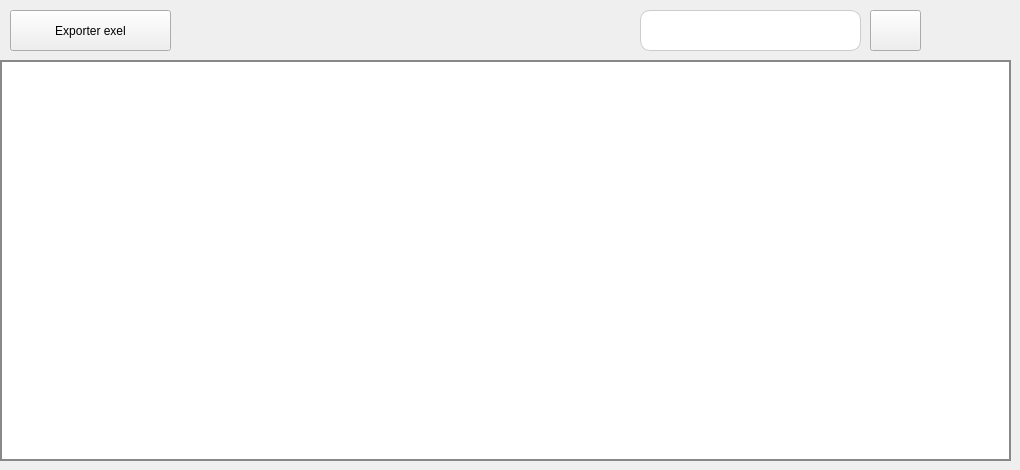
   <widget class="QWidget" name="tab_3">
    <attribute name="title">
     <string>Liste des ressources</string>
    </attribute>
    <widget class="QTableWidget" name="tableViewRessources">
     <property name="geometry">
      <rect>
       <x>0</x>
       <y>60</y>
       <width>1011</width>
       <height>401</height>
      </rect>
     </property>
     <property name="styleSheet">
      <string notr="true">/* Fond blanc pour le contenu des onglets avec bordure renforcée */
QTabWidget::pane {
    background-color: rgb(255, 255, 255); /* Fond blanc */
    border: 2px solid #888;
    border-radius: 10px;
    padding: 10px;
    margin-top: 5px; /* Espacement entre les onglets et le contenu */
}

/* Style des onglets */
QTabBar::tab {
    background: rgb(230, 230, 230); /* Couleur de fond des onglets (gris clair) */
    border: 2px solid #666;
    border-top-left-radius: 10px;
    border-top-right-radius: 10px;
    padding: 8px 16px;
    font-size: 14px;
    font-weight: bold; /* Titres en gras */
    margin-right: 4px; /* Espacement entre les onglets */
    transition: background 0.3s ease; /* Transition fluide */
}

/* Style des onglets sélectionnés */
QTabBar::tab:selected {
    background: #0078d4;  /* Couleur de fond quand l'onglet est sélectionné */
    color: white;
    font-weight: bold;
    border-bottom: 3px solid #0078d4; /* Ligne en bas pour l'onglet actif */
}

/* Style des onglets au survol */
QTabBar::tab:hover {
    background: #005a9e; /* Couleur de fond quand l'onglet est survolé */
    color: white;
}

/* Style des onglets non sélectionnés */
QTabBar::tab:!selected {
    margin-top: 2px;
}

/* Style général du widget */
QWidget {
    background-color: rgb(255, 255, 255);
    color: #333333;
    font-size: 16px;
    font-family: &quot;Segoe UI&quot;, Arial, sans-serif;
}

/* Style pour les tableaux */
QTableWidget {
    border: 2px solid #888;
    gridline-color: #666;
}

QHeaderView::section {
    background-color: #0078d4;
    color: white;
    font-weight: bold;
    border: 1px solid #666;
    padding: 8px;
}

/* Style pour les boutons plus visibles */
QPushButton {
    background-color: #0078d4;
    color: white;
    padding: 12px 24px;
    border-radius: 8px;
    border: 2px solid #005a9e;
    font-size: 16px;
    font-weight: bold;
    cursor: pointer;
    transition: background 0.3s ease, box-shadow 0.3s ease;
    box-shadow: 0px 4px 6px rgba(0, 0, 0, 0.2);
}

QPushButton:hover {
    background-color: #005a9e;
    box-shadow: 0px 6px 8px rgba(0, 0, 0, 0.25);
}

QPushButton:pressed {
    background-color: #003d6a;
    box-shadow: 0px 2px 4px rgba(0, 0, 0, 0.2);
}
QPushButton#btnSupprimer {
    background-color: #d32f2f;
    border: 2px solid #b71c1c;
}

QPushButton#btnSupprimer:hover {
    background-color: #b71c1c;
}

/* Style pour les icônes des boutons Modifier et Supprimer */
QPushButton#btnModifier {
    background-color: transparent;
    border: none;
}

QPushButton#btnModifier:hover {
    background-color: rgba(0, 0, 0, 0.1);
}

QPushButton#btnSupprimer {
    background-color: transparent;
    border: none;
}

QPushButton#btnSupprimer:hover {
    background-color: rgba(255, 0, 0, 0.1);
}

/* Style pour les champs de saisie avec bordure */
QLineEdit {
    background-color: #ffffff;
    border: 2px solid #888;
    border-radius: 5px;
    padding: 8px;
    font-size: 14px;
    font-weight: bold;
    color: #333333;
}

QLineEdit:focus {
    border: 2px solid #0078d4;
    outline: none;
}

/* Style pour les cases à cocher */
QCheckBox {
    font-size: 14px;
    font-weight: bold;
    color: #333333;
}

QCheckBox::indicator {
    width: 16px;
    height: 16px;
    border: 2px solid #888;
    border-radius: 3px;
    background-color: #ffffff;
}

QCheckBox::indicator:checked {
    background-color: #0078d4;
    border: 2px solid #0078d4;
}

/* Style pour les menus */
QMenuBar {
    background-color: #ffffff;
    color: #333333;
    font-size: 14px;
    font-weight: bold;
}

QMenuBar::item {
    background-color: transparent;
    padding: 8px 16px;
}

QMenuBar::item:selected {
    background-color: #0078d4;
    color: white;
}

QMenu {
    background-color: #ffffff;
    border: 2px solid #888;
    padding: 8px;
}

QMenu::item {
    padding: 8px 24px;
    font-size: 14px;
    font-weight: bold;
    color: #333333;
}

QMenu::item:selected {
    background-color: #0078d4;
    color: white;
}</string>
     </property>
    </widget>
    <widget class="QPushButton" name="exportExel">
     <property name="geometry">
      <rect>
       <x>10</x>
       <y>10</y>
       <width>161</width>
       <height>41</height>
      </rect>
     </property>
     <property name="text">
      <string>Exporter exel</string>
     </property>
    </widget>
    <widget class="QLineEdit" name="lineEditRecherche">
     <property name="geometry">
      <rect>
       <x>640</x>
       <y>10</y>
       <width>221</width>
       <height>41</height>
      </rect>
     </property>
     <property name="styleSheet">
      <string notr="true">QLineEdit {
    border: 1px solid #ccc;
    border-radius: 10px;
color: black;
    padding: 5px 10px;
    font-size: 14px;
    padding-left: 45px;
	background-color: rgb(255, 255, 255);
}
</string>
     </property>
    </widget>
    <widget class="QPushButton" name="btnRecherche">
     <property name="geometry">
      <rect>
       <x>870</x>
       <y>10</y>
       <width>51</width>
       <height>41</height>
      </rect>
     </property>
     <property name="font">
      <font>
       <family>Segoe UI</family>
       <pointsize>-1</pointsize>
      </font>
     </property>
     <property name="styleSheet">
      <string notr="true">image: url(:/img/images/search-interface-symbol.png);</string>
     </property>
     <property name="text">
      <string/>
     </property>
    </widget>
    <widget class="QPushButton" name="btnResetRecherche">
     <property name="geometry">
      <rect>
       <x>920</x>
       <y>0</y>
       <width>61</width>
       <height>61</height>
      </rect>
     </property>
     <property name="styleSheet">
      <string notr="true">QPushButton {
    image: url(:/img/images/reset.png);
    background: transparent;
    background-repeat: no-repeat;
    background-position: center;
    border: none; /* Supprime la bordure */
    
}
</string>
     </property>
     <property name="text">
      <string/>
     </property>
    </widget>
   </widget>
